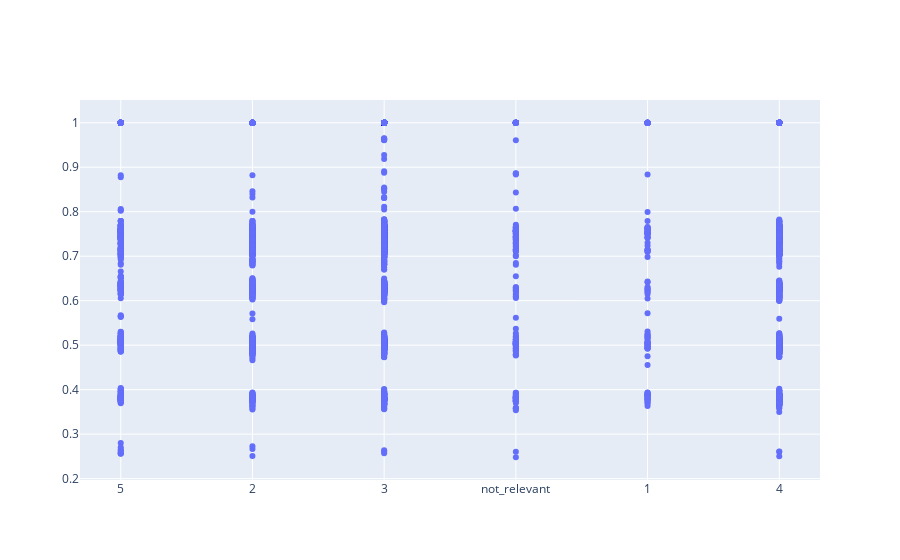

The notebook cell this image was saved under:
### Code cell
scatter_data = [trace]
offline.iplot(scatter_data)

### Figure 1 — Plotly figure (JSON) as saved in the notebook; plotly's stock layout.template omitted (floating-point values rounded to 4 significant figures; data arrays with more than 128 entries replaced by an {"elided": "..."} marker saying what was removed)
{"data": [{"mode": "markers", "type": "scatter", "x": {"elided": "7156 str values"}, "y": {"elided": "7156 float values"}}], "layout": {}}
